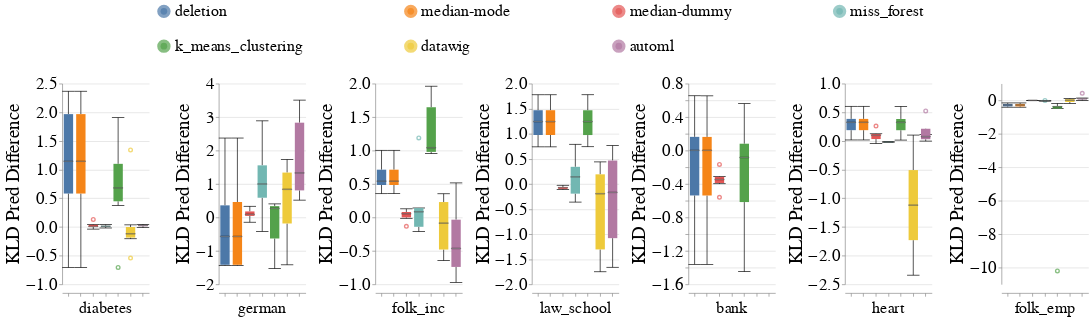

Notebook cell for this chart:
### Code cell
create_box_plots_for_diff_imputers_and_datasets_for_mixed_exp(train_injection_scenario='MNAR3',
                                                              test_injection_scenario='MNAR3',
                                                              metric_name='kl_divergence_pred',
                                                              dataset_to_column_name=DATASET_TO_COLUMN_NAME,
                                                              dataset_to_group=DATASETS_SENSITIVE_ATTRS,
                                                              db_client=db_client,
                                                              without_dummy=False)

### Figure 1 — Vega-Lite specification as saved in the notebook (floating-point values rounded to 4 significant figures; data arrays with more than 128 entries replaced by an {"elided": "..."} marker saying what was removed)
{"config": {"view": {"continuousWidth": 400, "continuousHeight": 300, "stroke": null}, "axis": {"labelFontSize": 26, "labelFontWeight": "normal", "titleFontSize": 28, "titleFontWeight": "normal"}, "facet": {"spacing": 15}, "header": {"labelFontSize": 24, "labelOrient": "bottom", "labelPadding": 5, "titleFontSize": 28}, "legend": {"columns": 4, "direction": "horizontal", "labelFontSize": 24, "labelLimit": 400, "orient": "top", "symbolOffset": 140, "symbolStrokeWidth": 10, "titleAnchor": "middle", "titleFontSize": 26, "titleLimit": 300}, "title": {"fontSize": 28}}, "data": {"name": "data-73fcc6a7865b8b234d6c240f93eb3688"}, "mark": {"type": "boxplot", "median": {"stroke": "black", "strokeWidth": 0.7}, "ticks": true}, "encoding": {"color": {"field": "Null_Imputer_Name", "sort": ["deletion", "median-mode", "median-dummy", "miss_forest", "k_means_clustering", "datawig", "automl"], "title": null, "type": "nominal"}, "column": {"field": "Extended_Dataset_Name", "sort": {"field": "Dataset_Sequence_Number", "order": "ascending"}, "title": null, "type": "nominal"}, "x": {"axis": {"labels": false}, "field": "Null_Imputer_Name", "sort": ["deletion", "median-mode", "median-dummy", "miss_forest", "k_means_clustering", "datawig", "automl"], "title": null, "type": "nominal"}, "y": {"field": "Kl_Divergence_Pred_Difference", "scale": {"zero": true}, "title": "KLD Pred Difference", "type": "quantitative"}}, "resolve": {"scale": {"y": "independent"}}, "width": 130, "$schema": "https://vega.github.io/schema/vega-lite/v4.17.0.json", "datasets": {"data-73fcc6a7865b8b234d6c240f93eb3688": {"elided": "294 records"}}}
